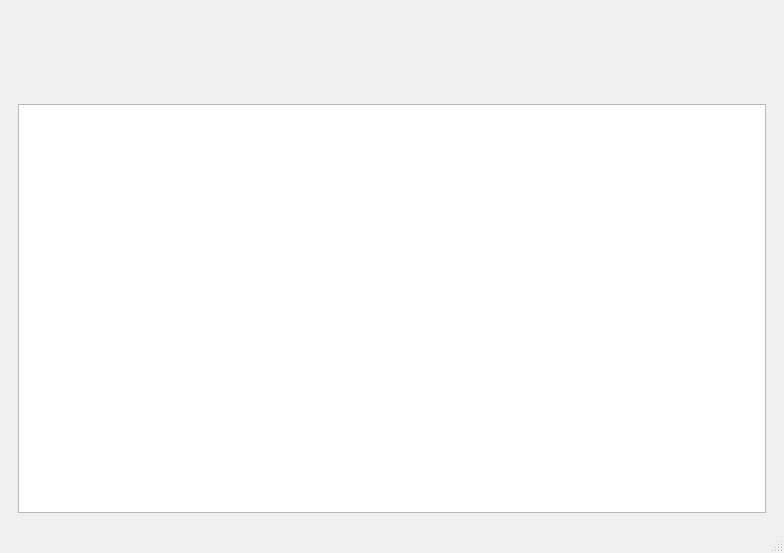
<ui version="4.0" >
 <class>MainFormClass</class>
 <widget class="QMainWindow" name="MainFormClass" >
  <property name="geometry" >
   <rect>
    <x>0</x>
    <y>0</y>
    <width>784</width>
    <height>553</height>
   </rect>
  </property>
  <property name="windowTitle" >
   <string>DoxyGate</string>
  </property>
  <property name="locale" >
   <locale country="UnitedStates" language="English" />
  </property>
  <widget class="QWidget" name="centralwidget" >
   <property name="geometry" >
    <rect>
     <x>0</x>
     <y>0</y>
     <width>784</width>
     <height>534</height>
    </rect>
   </property>
   <layout class="QVBoxLayout" name="verticalLayout" >
    <item>
     <widget class="TopWidget" native="1" name="topWidget" >
      <property name="sizePolicy" >
       <sizepolicy vsizetype="Fixed" hsizetype="Preferred" >
        <horstretch>0</horstretch>
        <verstretch>0</verstretch>
       </sizepolicy>
      </property>
      <property name="minimumSize" >
       <size>
        <width>0</width>
        <height>80</height>
       </size>
      </property>
      <property name="maximumSize" >
       <size>
        <width>16777215</width>
        <height>80</height>
       </size>
      </property>
      <layout class="QVBoxLayout" name="verticalLayout_3" >
       <property name="margin" >
        <number>0</number>
       </property>
      </layout>
     </widget>
    </item>
    <item>
     <widget class="QStackedWidget" name="stackedWidget" >
      <property name="currentIndex" >
       <number>2</number>
      </property>
      <widget class="QWidget" name="page" >
       <property name="geometry" >
        <rect>
         <x>0</x>
         <y>0</y>
         <width>766</width>
         <height>430</height>
        </rect>
       </property>
       <layout class="QHBoxLayout" name="horizontalLayout" >
        <item>
         <widget class="MenuWidget" native="1" name="menuWidget" >
          <property name="sizePolicy" >
           <sizepolicy vsizetype="Preferred" hsizetype="Fixed" >
            <horstretch>0</horstretch>
            <verstretch>0</verstretch>
           </sizepolicy>
          </property>
          <property name="minimumSize" >
           <size>
            <width>200</width>
            <height>0</height>
           </size>
          </property>
          <property name="maximumSize" >
           <size>
            <width>200</width>
            <height>16777215</height>
           </size>
          </property>
          <layout class="QVBoxLayout" name="verticalLayout_2" >
           <property name="margin" >
            <number>0</number>
           </property>
          </layout>
         </widget>
        </item>
        <item>
         <widget class="SetupWidget" name="setupWidget" >
          <property name="sizePolicy" >
           <sizepolicy vsizetype="Preferred" hsizetype="Preferred" >
            <horstretch>0</horstretch>
            <verstretch>0</verstretch>
           </sizepolicy>
          </property>
          <property name="frameShape" >
           <enum>QFrame::StyledPanel</enum>
          </property>
          <widget class="QWidget" name="page_3" >
           <property name="geometry" >
            <rect>
             <x>1</x>
             <y>1</y>
             <width>540</width>
             <height>410</height>
            </rect>
           </property>
          </widget>
         </widget>
        </item>
       </layout>
      </widget>
      <widget class="QWidget" name="page_2" >
       <property name="geometry" >
        <rect>
         <x>0</x>
         <y>0</y>
         <width>766</width>
         <height>430</height>
        </rect>
       </property>
       <layout class="QVBoxLayout" name="verticalLayout_4" >
        <item>
         <widget class="OutputWidget" native="1" name="outputWidget" />
        </item>
       </layout>
      </widget>
      <widget class="QWidget" name="page_4" >
       <layout class="QVBoxLayout" name="verticalLayout_5" >
        <item>
         <widget class="QTextBrowser" name="tbAbout" >
          <property name="textInteractionFlags" >
           <set>Qt::LinksAccessibleByKeyboard|Qt::LinksAccessibleByMouse</set>
          </property>
          <property name="openExternalLinks" >
           <bool>true</bool>
          </property>
         </widget>
        </item>
       </layout>
      </widget>
     </widget>
    </item>
   </layout>
  </widget>
  <widget class="QStatusBar" name="statusbar" >
   <property name="geometry" >
    <rect>
     <x>0</x>
     <y>534</y>
     <width>784</width>
     <height>19</height>
    </rect>
   </property>
  </widget>
 </widget>
 <customwidgets>
  <customwidget>
   <class>MenuWidget</class>
   <extends>QWidget</extends>
   <header>menuwidget.h</header>
   <container>1</container>
  </customwidget>
  <customwidget>
   <class>SetupWidget</class>
   <extends>QStackedWidget</extends>
   <header>setupwidget.h</header>
   <container>1</container>
  </customwidget>
  <customwidget>
   <class>TopWidget</class>
   <extends>QWidget</extends>
   <header>topwidget.h</header>
   <container>1</container>
  </customwidget>
  <customwidget>
   <class>OutputWidget</class>
   <extends>QWidget</extends>
   <header>outputwidget.h</header>
   <container>1</container>
  </customwidget>
 </customwidgets>
 <resources/>
 <connections/>
</ui>
